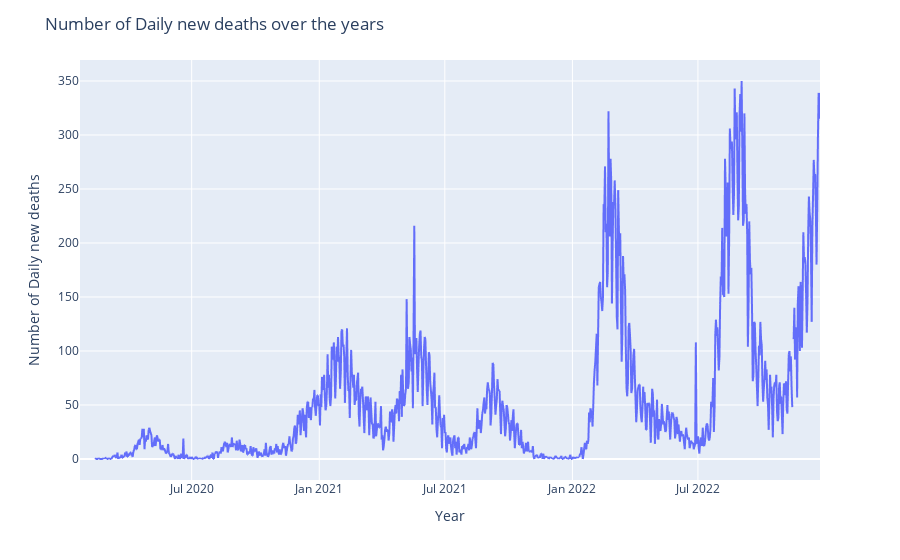

Write notebook code for a chart like this one.
### Code cell
fig = px.line(df1, x=df1['date'], y=df1['new_deaths'])
fig.update_layout(title='Number of Daily new deaths over the years', xaxis_title='Year', yaxis_title='Number of Daily new deaths')
fig.show()

### Figure 1 — Plotly figure (JSON) as saved in the notebook; plotly's stock layout.template omitted (floating-point values rounded to 4 significant figures; data arrays with more than 128 entries replaced by an {"elided": "..."} marker saying what was removed)
{"data": [{"hovertemplate": "date=%{x}<br>new_deaths=%{y}<extra></extra>", "legendgroup": "", "line": {"color": "#636efa", "dash": "solid"}, "marker": {"symbol": "circle"}, "mode": "lines", "name": "", "showlegend": false, "type": "scattergl", "x": {"elided": "1068 str values"}, "xaxis": "x", "y": {"elided": "1068 int values"}, "yaxis": "y"}], "layout": {"autosize": true, "legend": {"tracegroupgap": 0}, "margin": {"t": 60}, "title": {"text": "Number of Daily new deaths over the years"}, "xaxis": {"anchor": "y", "autorange": true, "domain": [0, 1], "range": ["2020-01-22", "2022-12-24"], "title": {"text": "Year"}, "type": "date"}, "yaxis": {"anchor": "x", "autorange": true, "domain": [0, 1], "range": [-19.44, 369.4], "title": {"text": "Number of Daily new deaths"}, "type": "linear"}}}
